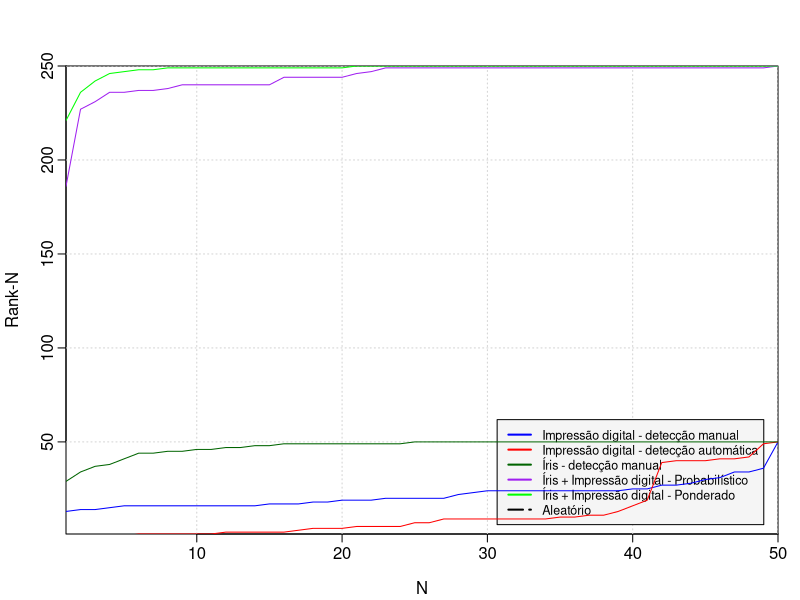

R code for this plot:
#!/usr/bin/env Rscript
pdf(file="nthrank.pdf")

par(mgp = c(2.2,0.45,0), tcl = -0.4, mar = c(3.3,3.3,3.3,1.1))
plot(c(1:50), c(1:50), xlab = "N", ylab = "Rank-N", type="n", xlim = range(1:50), ylim = range(1:250), xaxs="i", yaxs="i")
grid(col = "lightgray", lty = "dotted", lwd = par("lwd"), equilogs = TRUE)
legend("bottomright", inset=.02, cex = 0.75, c("Impressão digital - detecção manual", "Impressão digital - detecção automática", "Íris - detecção manual", "Íris + Impressão digital - Probabilístico", "Íris + Impressão digital - Ponderado", "Aleatório"), lty=c(1,1,1,1,1,5), lwd=c(2,2,2,2,2,2), col=c("blue", "red", "darkgreen", "purple", "green", "black"), bg="grey96")

par(new = TRUE)
rank <- scan("fingerprint/true/nthrank.txt")
plot(c(1:50), rank, col="blue", pch=16, type="l", axes = FALSE, ann = FALSE, xaxs="i", yaxs="i", xlim = range(1:50), ylim = range(1:250))

par(new = TRUE)
rank <- scan("fingerprint/automatic/nthrank.txt")
plot(c(1:50), rank, type='l', pch=16, col="red", axes = FALSE, ann = FALSE, xaxs="i", yaxs="i", xlim = range(1:50), ylim = range(1:250))

par(new = TRUE)
rank <- scan("iris/solo/nthrank.txt")
plot(c(1:50), rank, type='l', pch=16, col="darkgreen", axes = FALSE, ann = FALSE, xaxs="i", yaxs="i", xlim = range(1:50), ylim = range(1:250))

par(new = TRUE)
rank <- scan("multi/prob/nthrank.txt")
plot(c(1:50), rank, type='l', pch=16, col="purple", axes = FALSE, ann = FALSE, xaxs="i", yaxs="i", xlim = range(1:50), ylim = range(1:250))

par(new = TRUE)
rank <- scan("multi/weighted/nthrank.txt")
plot(c(1:50), rank, type='l', pch=16, col="green", axes = FALSE, ann = FALSE, xaxs="i", yaxs="i", xlim = range(1:50), ylim = range(1:250))

dev.off()
